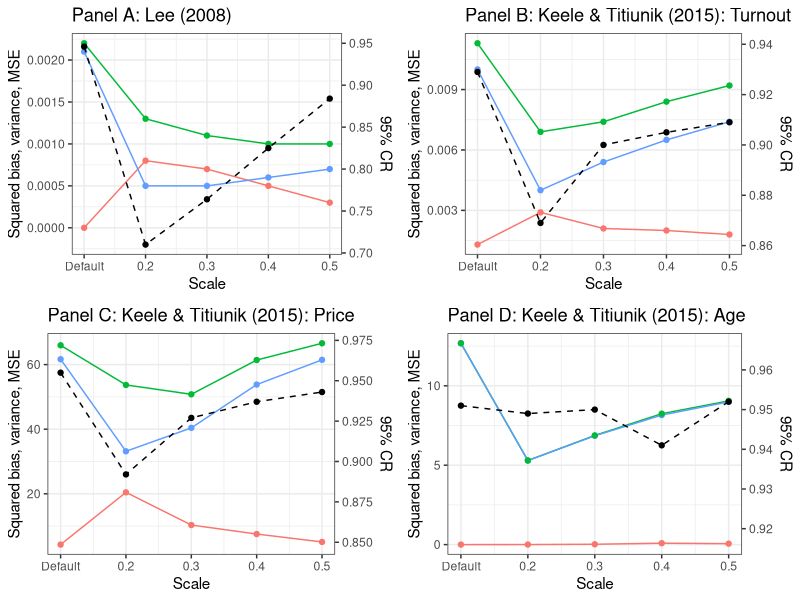

The R script that drew this image:
######################################
# Figure A.4: Parameter tuning for 
# forests with varying scaling 
# constants for sample fraction
######################################

library(ggplot2)
library(ggpubr)

# "FigureA.4.csv" collects results from running grf with different scaling constants for sample fraction using the tuning procedure described in Appendix A.4
results <- read.csv("FigureA.4.csv")
results$scale <- ifelse(results$scale==0, 0.1, results$scale) # note scale=0.1 means no tuning, i.e., all default parameters are used
cr <- results[results$type=="cr",]
other <- results[results$type!="cr",]

## Panel A: Lee (2008)
lee <- ggplot(other[other$model=="lee",], aes(x = scale, y = result)) +
  geom_line(aes(colour = type)) + 
  geom_point(aes(colour = type))+
  # geom_text(aes(label=result))+
  scale_y_continuous(
    name="Squared bias, variance, MSE",
    sec.axis = sec_axis(trans = ~.*100+0.73,name="95% CR"))+
  geom_line(aes(y = (result-0.73)/100),
              data = cr[cr$model=="lee",], linetype = 2)+
  geom_point(aes(y = (result-0.73)/100),
             data = cr[cr$model=="lee",])+
  # geom_text(aes(label=result,y = (result-0.73)/100),data = cr[cr$model=="lee",])+
  theme_bw()+theme(legend.position="none")+
  scale_x_continuous(breaks=c(0.1,0.2,0.3,0.4,0.5), labels=c("Default","0.2","0.3","0.4","0.5"))+xlab("Scale")+ggtitle("Panel A: Lee (2008)")


## Panel B: Keele & Titiunik (2015): Turnout
turnout <- ggplot(other[other$model=="turnout",], aes(x = scale, y = result)) +
  geom_line(aes(colour = type)) + 
  geom_point(aes(colour = type))+
  scale_y_continuous(
    name="Squared bias, variance, MSE",
    sec.axis = sec_axis(trans = ~.*8+0.85,name="95% CR"))+
  geom_line(aes(y = (result-0.85)/8),
            data = cr[cr$model=="turnout",], linetype = 2)+
  geom_point(aes(y = (result-0.85)/8),
             data = cr[cr$model=="turnout",])+
  theme_bw()+theme(legend.position="none")+
  scale_x_continuous(breaks=c(0.1,0.2,0.3,0.4,0.5), labels=c("Default","0.2","0.3","0.4","0.5"))+xlab("Scale")+ggtitle("Panel B: Keele & Titiunik (2015): Turnout")

## Panel C: Keele & Titiunik (2015): Price
price <- ggplot(other[other$model=="price",], aes(x = scale, y = result)) +
  geom_line(aes(colour = type)) + 
  geom_point(aes(colour = type))+
  scale_y_continuous(
    name="Squared bias, variance, MSE",
    sec.axis = sec_axis(trans = ~.*0.002+0.84,name="95% CR"))+
  geom_line(aes(y = (result-0.84)/0.002),
            data = cr[cr$model=="price",], linetype = 2)+
  geom_point(aes(y = (result-0.84)/0.002),
             data = cr[cr$model=="price",])+
  theme_bw()+theme(legend.position="none")+
  scale_x_continuous(breaks=c(0.1,0.2,0.3,0.4,0.5), labels=c("Default","0.2","0.3","0.4","0.5"))+xlab("Scale")+ggtitle("Panel C: Keele & Titiunik (2015): Price")

## Panel D: Keele & Titiunik (2015): Age
age <- ggplot(other[other$model=="age",], aes(x = scale, y = result)) +
  geom_line(aes(colour = type)) + 
  geom_point(aes(colour = type))+
  scale_y_continuous(
    name="Squared bias, variance, MSE",
    sec.axis = sec_axis(trans = ~.*0.004+0.916,name="95% CR"))+
  geom_line(aes(y = (result-0.916)/0.004),
            data = cr[cr$model=="age",], linetype = 2)+
  geom_point(aes(y = (result-0.916)/0.004),
             data = cr[cr$model=="age",])+
  theme_bw()+theme(legend.position="none")+
  scale_x_continuous(breaks=c(0.1,0.2,0.3,0.4,0.5), labels=c("Default","0.2","0.3","0.4","0.5"))+xlab("Scale")+ggtitle("Panel D: Keele & Titiunik (2015): Age")

ggarrange(lee, turnout, price, age, ncol = 2, nrow = 2)
